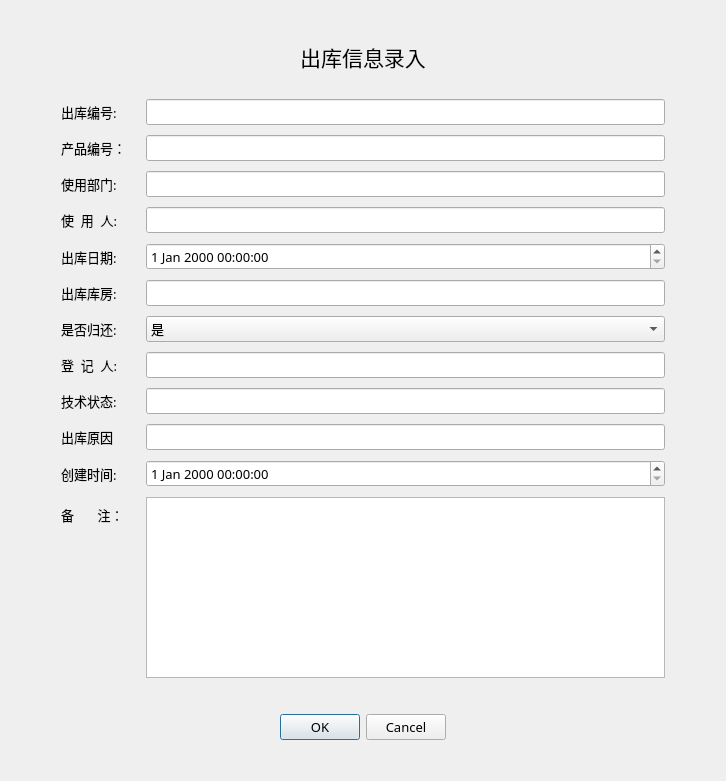
<?xml version="1.0" encoding="UTF-8"?>
<ui version="4.0">
 <class>Dialog</class>
 <widget class="QDialog" name="Dialog">
  <property name="geometry">
   <rect>
    <x>0</x>
    <y>0</y>
    <width>726</width>
    <height>781</height>
   </rect>
  </property>
  <property name="font">
   <font>
    <family>微软雅黑 Light</family>
    <pointsize>10</pointsize>
   </font>
  </property>
  <property name="windowTitle">
   <string>出库信息录入</string>
  </property>
  <layout class="QVBoxLayout" name="verticalLayout">
   <item>
    <spacer name="verticalSpacer_2">
     <property name="orientation">
      <enum>Qt::Vertical</enum>
     </property>
     <property name="sizeHint" stdset="0">
      <size>
       <width>20</width>
       <height>40</height>
      </size>
     </property>
    </spacer>
   </item>
   <item>
    <widget class="QLabel" name="label">
     <property name="font">
      <font>
       <family>Adobe Devanagari</family>
       <pointsize>16</pointsize>
      </font>
     </property>
     <property name="text">
      <string>出库信息录入</string>
     </property>
     <property name="alignment">
      <set>Qt::AlignCenter</set>
     </property>
    </widget>
   </item>
   <item>
    <layout class="QFormLayout" name="formLayout">
     <property name="labelAlignment">
      <set>Qt::AlignLeading|Qt::AlignLeft|Qt::AlignVCenter</set>
     </property>
     <property name="horizontalSpacing">
      <number>20</number>
     </property>
     <property name="verticalSpacing">
      <number>10</number>
     </property>
     <property name="leftMargin">
      <number>50</number>
     </property>
     <property name="topMargin">
      <number>20</number>
     </property>
     <property name="rightMargin">
      <number>50</number>
     </property>
     <item row="0" column="0">
      <widget class="QLabel" name="label_2">
       <property name="text">
        <string>出库编号:</string>
       </property>
      </widget>
     </item>
     <item row="0" column="1">
      <widget class="QLineEdit" name="outNO"/>
     </item>
     <item row="1" column="0">
      <widget class="QLabel" name="Label">
       <property name="text">
        <string>产品编号：</string>
       </property>
      </widget>
     </item>
     <item row="1" column="1">
      <widget class="QLineEdit" name="productNO">
       <property name="enabled">
        <bool>true</bool>
       </property>
      </widget>
     </item>
     <item row="2" column="0">
      <widget class="QLabel" name="iDLabel">
       <property name="text">
        <string>使用部门:</string>
       </property>
      </widget>
     </item>
     <item row="2" column="1">
      <widget class="QLineEdit" name="usedDepartmentNO">
       <property name="enabled">
        <bool>true</bool>
       </property>
      </widget>
     </item>
     <item row="4" column="0">
      <widget class="QLabel" name="label_3">
       <property name="text">
        <string>出库日期:</string>
       </property>
      </widget>
     </item>
     <item row="4" column="1">
      <widget class="QDateTimeEdit" name="outDate"/>
     </item>
     <item row="5" column="0">
      <widget class="QLabel" name="Label_2">
       <property name="text">
        <string>出库库房:</string>
       </property>
      </widget>
     </item>
     <item row="5" column="1">
      <widget class="QLineEdit" name="outStorageNo">
       <property name="enabled">
        <bool>true</bool>
       </property>
      </widget>
     </item>
     <item row="6" column="0">
      <widget class="QLabel" name="label_4">
       <property name="text">
        <string>是否归还:</string>
       </property>
      </widget>
     </item>
     <item row="7" column="0">
      <widget class="QLabel" name="Label_3">
       <property name="text">
        <string>登  记  人:</string>
       </property>
      </widget>
     </item>
     <item row="7" column="1">
      <widget class="QLineEdit" name="inRecorderPerson">
       <property name="enabled">
        <bool>true</bool>
       </property>
      </widget>
     </item>
     <item row="8" column="0">
      <widget class="QLabel" name="Label_4">
       <property name="text">
        <string>技术状态:</string>
       </property>
      </widget>
     </item>
     <item row="8" column="1">
      <widget class="QLineEdit" name="outTechState">
       <property name="enabled">
        <bool>true</bool>
       </property>
      </widget>
     </item>
     <item row="10" column="0">
      <widget class="QLabel" name="Label_13">
       <property name="text">
        <string>创建时间:</string>
       </property>
      </widget>
     </item>
     <item row="10" column="1">
      <widget class="QDateTimeEdit" name="createTime">
       <property name="mouseTracking">
        <bool>true</bool>
       </property>
       <property name="focusPolicy">
        <enum>Qt::StrongFocus</enum>
       </property>
       <property name="acceptDrops">
        <bool>true</bool>
       </property>
       <property name="autoFillBackground">
        <bool>true</bool>
       </property>
      </widget>
     </item>
     <item row="11" column="0">
      <widget class="QLabel" name="Label_12">
       <property name="text">
        <string>备       注：</string>
       </property>
      </widget>
     </item>
     <item row="11" column="1">
      <widget class="QTextEdit" name="remark">
       <property name="enabled">
        <bool>true</bool>
       </property>
      </widget>
     </item>
     <item row="6" column="1">
      <widget class="QComboBox" name="isReturn">
       <item>
        <property name="text">
         <string>是</string>
        </property>
       </item>
       <item>
        <property name="text">
         <string>否</string>
        </property>
       </item>
      </widget>
     </item>
     <item row="3" column="0">
      <widget class="QLabel" name="label_5">
       <property name="text">
        <string>使  用  人:</string>
       </property>
      </widget>
     </item>
     <item row="3" column="1">
      <widget class="QLineEdit" name="usedID"/>
     </item>
     <item row="9" column="0">
      <widget class="QLabel" name="label_6">
       <property name="text">
        <string>出库原因</string>
       </property>
      </widget>
     </item>
     <item row="9" column="1">
      <widget class="QLineEdit" name="outReason"/>
     </item>
    </layout>
   </item>
   <item>
    <spacer name="verticalSpacer_3">
     <property name="orientation">
      <enum>Qt::Vertical</enum>
     </property>
     <property name="sizeHint" stdset="0">
      <size>
       <width>20</width>
       <height>40</height>
      </size>
     </property>
    </spacer>
   </item>
   <item alignment="Qt::AlignHCenter">
    <widget class="QDialogButtonBox" name="buttonBox">
     <property name="standardButtons">
      <set>QDialogButtonBox::Cancel|QDialogButtonBox::Ok</set>
     </property>
    </widget>
   </item>
   <item>
    <spacer name="verticalSpacer">
     <property name="orientation">
      <enum>Qt::Vertical</enum>
     </property>
     <property name="sizeHint" stdset="0">
      <size>
       <width>20</width>
       <height>40</height>
      </size>
     </property>
    </spacer>
   </item>
  </layout>
 </widget>
 <resources/>
 <connections/>
</ui>
